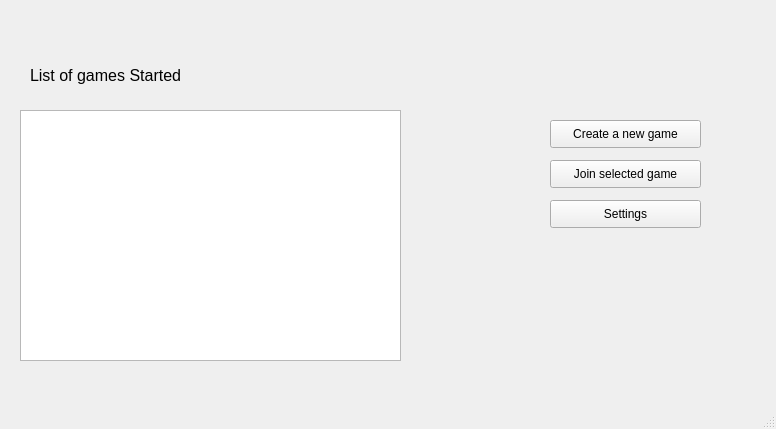
<?xml version="1.0" encoding="UTF-8"?>
<ui version="4.0">
 <class>MainWindow</class>
 <widget class="QMainWindow" name="MainWindow">
  <property name="geometry">
   <rect>
    <x>0</x>
    <y>0</y>
    <width>776</width>
    <height>429</height>
   </rect>
  </property>
  <property name="windowTitle">
   <string>MainWindow</string>
  </property>
  <widget class="QWidget" name="centralwidget">
   <widget class="QLabel" name="label">
    <property name="geometry">
     <rect>
      <x>30</x>
      <y>60</y>
      <width>461</width>
      <height>31</height>
     </rect>
    </property>
    <property name="font">
     <font>
      <pointsize>12</pointsize>
     </font>
    </property>
    <property name="text">
     <string>List of games Started</string>
    </property>
   </widget>
   <widget class="QPushButton" name="joinGameButton">
    <property name="geometry">
     <rect>
      <x>550</x>
      <y>160</y>
      <width>151</width>
      <height>28</height>
     </rect>
    </property>
    <property name="text">
     <string>Join selected game</string>
    </property>
   </widget>
   <widget class="QPushButton" name="createGameButton">
    <property name="geometry">
     <rect>
      <x>550</x>
      <y>120</y>
      <width>151</width>
      <height>28</height>
     </rect>
    </property>
    <property name="text">
     <string>Create a new game</string>
    </property>
   </widget>
   <widget class="QPushButton" name="settingsButton">
    <property name="geometry">
     <rect>
      <x>550</x>
      <y>200</y>
      <width>151</width>
      <height>28</height>
     </rect>
    </property>
    <property name="text">
     <string>Settings</string>
    </property>
   </widget>
   <widget class="QTextEdit" name="listGames">
    <property name="geometry">
     <rect>
      <x>20</x>
      <y>110</y>
      <width>381</width>
      <height>251</height>
     </rect>
    </property>
   </widget>
  </widget>
  <widget class="QMenuBar" name="menubar">
   <property name="geometry">
    <rect>
     <x>0</x>
     <y>0</y>
     <width>776</width>
     <height>25</height>
    </rect>
   </property>
  </widget>
  <widget class="QStatusBar" name="statusbar"/>
 </widget>
 <resources/>
 <connections/>
</ui>
